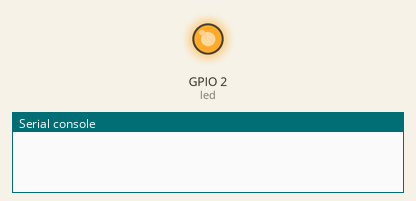
The program below on a simulated ESP32 board running MicroPython. On the bench: output pins drawn as LEDs (lit = HIGH), the last lines printed to the serial console. Deep sleep restarts the program when it ends.

Above: at 0.5 s.
At 9.1 s:
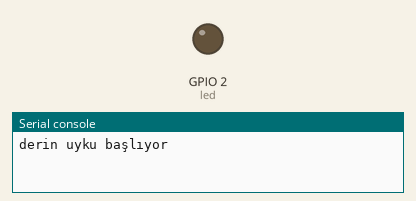
Timing chart, 0 to 22.5 s (numbered marks = the images above):
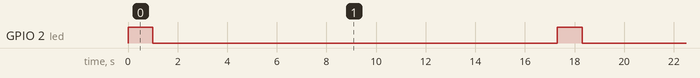

The program:

deepbasic.py
```python
from machine import deepsleep
from machine import Pin
from time import sleep

led = Pin (2, Pin.OUT)


led.value(1)
sleep(1)
led.value(0)
sleep(1)

#uykuya geçmeden bekleme
sleep(5)

print('derin uyku başlıyor')

#10 saniye boyunca derin uyku
deepsleep(10000)
```

Measured:
- by itself, GPIO 2 (led): alternates HIGH for 1.0 s and LOW for 16.3 s
